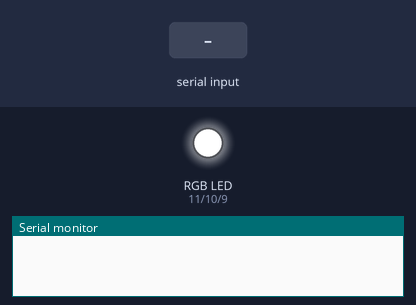
A sketch run on a simulated Arduino Uno, built with avr-gcc and run on an emulated ATmega328P. Parts: an RGB LED mixed from three pins (HIGH = lit), the last lines printed to the serial monitor. The test bench sets the inputs (shaded band). Dim RGB values are drawn brighter than linear.

Above: at 1.2 s.
1.3 s: "90,45,200\n" received over Serial
At 2.5 s:
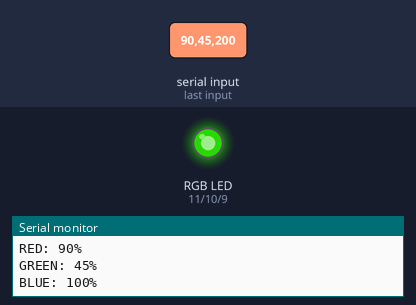
2.8 s: "30,150,10\n" received over Serial
At 3.7 s:
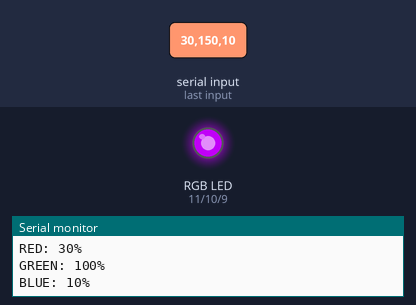
4.3 s: "90,45\n" received over Serial
At 5.0 s:
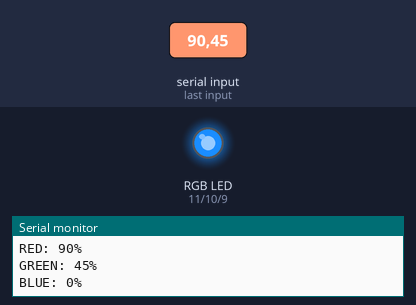
5.8 s: "5\n" received over Serial
At 6.4 s:
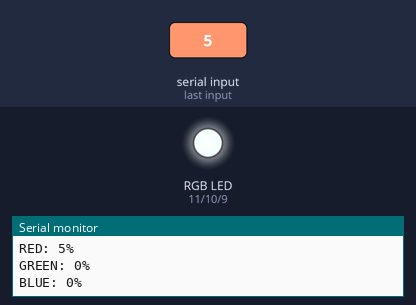
7.3 s: "200\n" received over Serial
At 7.6 s:
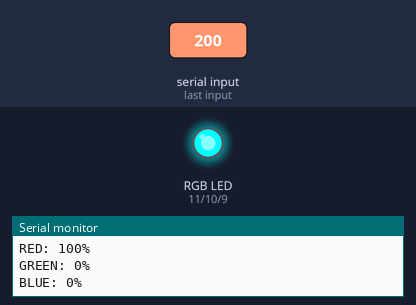
8.8 s: "1,90\n" received over Serial
At 9.6 s:
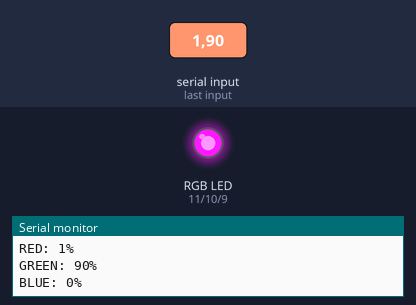
Timing chart, 0 to 11.3 s (numbered marks = the images above; inputs shaded):
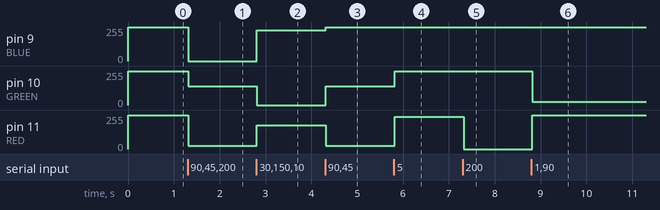

The sketch:

aduino7-5.ino
```cpp
const int RED = 11;
const int GREEN = 10;
const int BLUE = 9;

void setup() {
  Serial.begin(9600);
  Serial.setTimeout(10);

  pinMode(RED,OUTPUT);
  pinMode(GREEN,OUTPUT);
  pinMode(BLUE,OUTPUT);

  digitalWrite(RED, HIGH);
  digitalWrite(GREEN, HIGH);
  digitalWrite(BLUE, HIGH);
}

void loop() {
  if(Serial.available() >0){
    int val1 = Serial.parseInt();
    int val2 = Serial.parseInt();
    int val3 = Serial.parseInt();

    while(Serial.available()){
      Serial.read();
    }

    int val1c = constrain(val1,0,100);
    int val2c = constrain(val2,0,100);
    int val3c = constrain(val3,0,100);

    int rval = map(val1c, 0, 100, 255, 0);
    int gval = map(val2c, 0, 100, 255, 0);
    int bval = map(val3c, 0, 100, 255, 0);

    analogWrite(RED, rval);
    analogWrite(GREEN,gval);
    analogWrite(BLUE,bval);

    Serial.println("RED: "+String(val1c)+"%");
    Serial.println("GREEN: "+String(val2c)+"%");
    Serial.println("BLUE: "+String(val3c)+"%");
  }

}
```

Measured:
- after the input at 1.3 s, pin 9 (BLUE): 255/255 → 0/255 at once; pin 10 (GREEN): 255/255 → 141/255 at once; pin 11 (RED): 255/255 → 26/255 at once
- after the input at 2.8 s, pin 9 (BLUE): 0/255 → 230/255 at once; pin 10 (GREEN): 141/255 → 0/255 at once; pin 11 (RED): 26/255 → 179/255 at once
- after the input at 4.3 s, pin 9 (BLUE): 230/255 → 255/255 at once; pin 10 (GREEN): 0/255 → 141/255 at once; pin 11 (RED): 179/255 → 26/255 at once
- after the input at 5.8 s, pin 10 (GREEN): 141/255 → 255/255 at once; pin 11 (RED): 26/255 → 243/255 at once
- after the input at 7.3 s, pin 11 (RED): 243/255 → 0/255 at once
- after the input at 8.8 s, pin 10 (GREEN): 255/255 → 26/255 at once; pin 11 (RED): 0/255 → 253/255 at once
